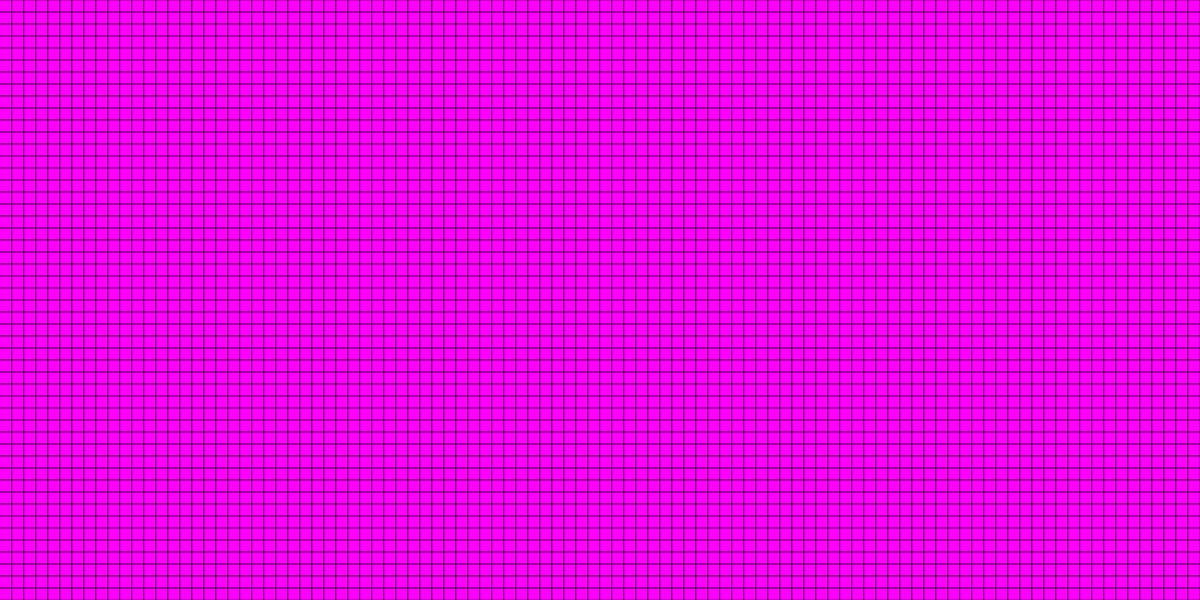
Frame 1 (no input)
Frame 60 (no input): identical to frame 1, image omitted
Frame 120 (the mouse pressed at the canvas centre since frame 60): identical to frame 1, image omitted

The p5.js sketch that drew this single still picture (run headless with seeded random() and noise() and a simulated clock; from frame 60 on, the mouse is pressed at the canvas centre):

// p5.js sketch
// ── sketch.js
var colors = [];
var grid = [];
var cols = 100;
var rows = 50;
var cellSize = 0;

function makeGrid() {
    let grid = [];
    for (let x = 0; x < cols; x++) {
        grid[x] = [];
        for (let y = 0; y < rows; y++) {
            grid[x][y] = 0;
        }
    }
    return grid;
}

function setup() {
    createCanvas(2490, 1245);

    cellSize = width / cols;
    grid = makeGrid();
    colors[0] = color(255, 0, 255);
    colors[1] = color(0, 255, 255);

    makeGoButton();
}

var mode = 0;

function mousePressed() {
    if (go) return;
    for (let i = 0; i < cols; i++) {
        for (let j = 0; j < rows; j++) {
            let distance = dist(
                mouseX,
                mouseY,
                cellSize / 2 + i * cellSize,
                cellSize / 2 + j * cellSize
            );
            if (distance < cellSize / 2) {
                mode = grid[i][j] == 0 ? 1 : 0;
            }
        }
    }
    drawCell(mode);
}

function mouseDragged() {
    if (go) return;
    drawCell(mode);
}

function drawCell(drawMode) {
    for (let i = 0; i < cols; i++) {
        for (let j = 0; j < rows; j++) {
            let distance = dist(
                mouseX,
                mouseY,
                cellSize / 2 + i * cellSize,
                cellSize / 2 + j * cellSize
            );
            if (distance < cellSize / 2) {
                grid[i][j] = drawMode;
            }
        }
    }
}

function makeGoButton() {
    let goButton = createButton("GO");

    let clearButton = createButton("CLEAR");

    goButton.mousePressed(() => {
        go = true;
        goButton.remove();
        clearButton.remove();
        makeStopButton();
    });

    clearButton.mousePressed(() => {
        grid = makeGrid();
    });
}

function makeStopButton() {
    let stopButton = createButton("STOP");

    stopButton.mousePressed(() => {
        go = false;
        stopButton.remove();

        makeGoButton();
    });
}

let go = false;

let task_done = false;
let last_done = 0;

function draw() {
    let delay = 30; //ms
    if (!task_done) {
        background(10);
        noStroke();
        stroke(1);
        // rectMode(CENTER);

        // draw grid
        for (let i = 0; i < cols; i++) {
            for (let j = 0; j < rows; j++) {
                fill(colors[grid[i][j]]);
                rect(i * cellSize, j * cellSize, cellSize, cellSize);
            }
        }

        if (go) {
            let nextGrid = makeGrid();

            // compute next grid
            for (let i = 0; i < cols; i++) {
                for (let j = 0; j < rows; j++) {
                    let state = grid[i][j];

                    let neighbours = countLiveNeighbours(grid, i, j);
                    let isAlive = state == 1;

                    if (isAlive) {
                        if (neighbours < 2) {
                            nextGrid[i][j] = 0;
                        } else if (neighbours == 2 || neighbours == 3) {
                            nextGrid[i][j] = 1;
                        } else if (neighbours > 3) {
                            nextGrid[i][j] = 0;
                        }
                    } else {
                        if (neighbours == 3) {
                            nextGrid[i][j] = 1;
                        }
                    }
                }
            }

            grid = nextGrid;
        }

        task_done = true;
        last_done = millis();
    } else {
        if (millis() - last_done > delay) {
            task_done = false;
        }
    }
}

function countLiveNeighbours(grid, x, y) {
    let neighbours = 0;

    for (let i = -1; i < 2; i++) {
        for (let j = -1; j < 2; j++) {
            if (i == 0 && j == 0) continue;
            if (x + i < 0 || x + i == cols) continue;
            if (y + j < 0 || y + j == rows) continue;
            neighbours += grid[x + i][y + j];
        }
    }

    return neighbours;
}
